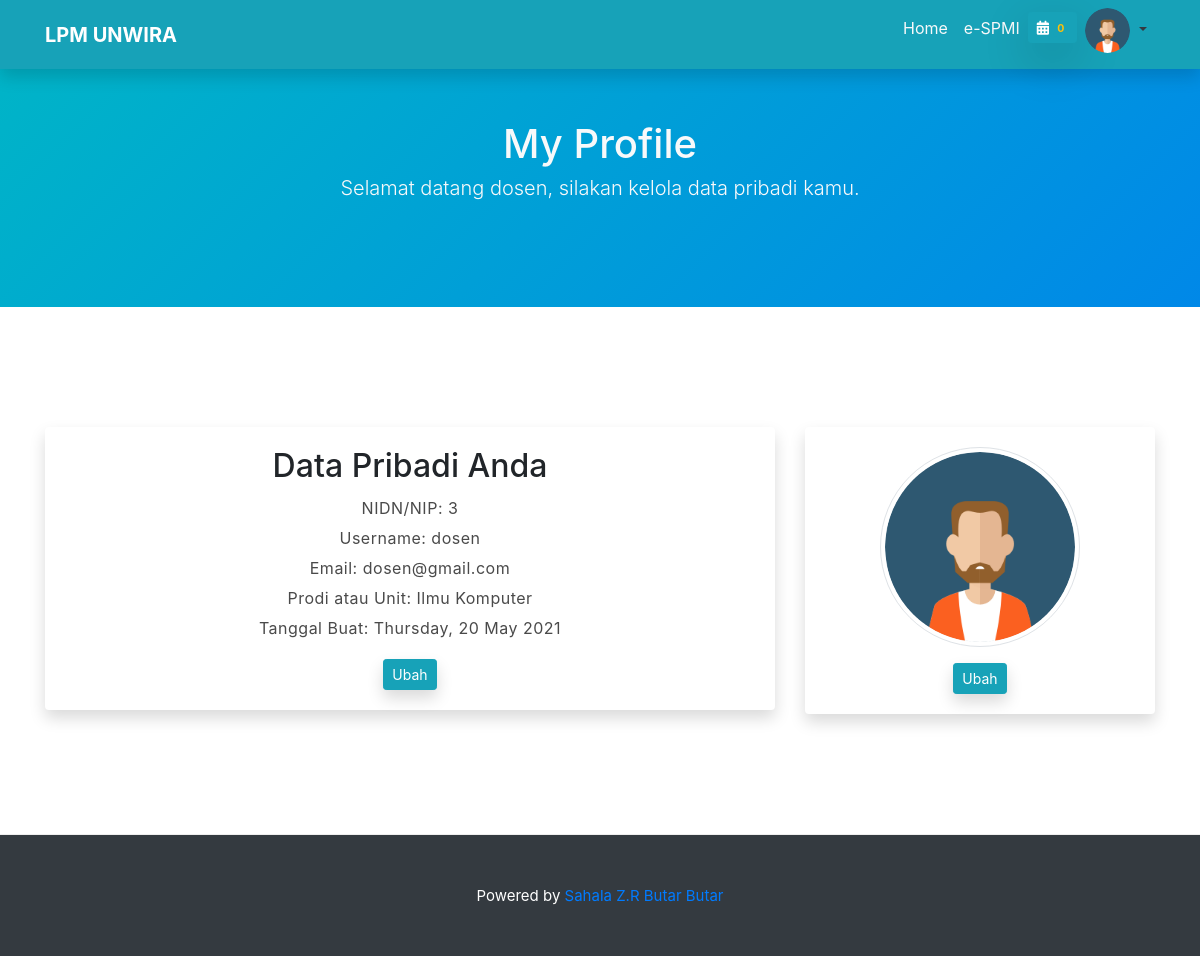
The page /profile.php (signed in) on the database its author committed.
### tables this page shows
CREATE TABLE `users` (
  `id_user` int(11) NOT NULL,
  `id_role` int(11) NOT NULL DEFAULT 4,
  `id_active` int(11) NOT NULL DEFAULT 2,
  `id_access` int(11) NOT NULL DEFAULT 1,
  `id_prodi` int(11) NOT NULL,
  `nidn` int(25) NOT NULL,
  `img` varchar(75) NOT NULL DEFAULT 'default.png',
  `username` varchar(150) NOT NULL,
  `email` varchar(100) NOT NULL,
  `password` varchar(100) NOT NULL,
  `date_created` varchar(35) NOT NULL
);

CREATE TABLE `prodi` (
  `id_prodi` int(11) NOT NULL,
  `id_fakultas` int(11) NOT NULL,
  `prodi` varchar(150) NOT NULL
);

### Application/controller/script.php (called while the page is built, shortened)
<?php if(!isset($_SESSION)){session_start();}
    require_once("connect.php"); require_once("functions.php");
if(!isset($_SESSION['id-user'])){
    if(isset($_POST['login'])){
        if(login($_POST)>0){
            header("Location: ../"); exit;
        }
    }
    if(isset($_POST['registration'])){
        if(registration($_POST)>0){
            $_SESSION['message-success']="Akun anda berhasil terdaftar, silakan masuk untuk melanjutkan.";
            header("Location: login"); exit;
        }
    }
    $select_prodi=mysqli_query($conn_v1, "SELECT * FROM prodi");
}else if($_SESSION['id-user']){
    if($_SESSION['id-role']<=3){
        $countSchedule=mysqli_query($conn_v1, "SELECT * FROM schedule");
        $countSchedule_now=mysqli_num_rows($countSchedule);
    }
    if($_SESSION['id-role']<=4){
        $id_user=htmlspecialchars(addslashes(trim(mysqli_real_escape_string($conn_v1, $_SESSION['id-user']))));
        $icon_profile=mysqli_query($conn_v1, "SELECT * FROM users WHERE id_user='$id_user'");
        $viewProfile=mysqli_query($conn_v1, "SELECT * FROM users JOIN users_role ON users.id_role=users_role.id_role JOIN prodi ON users.id_prodi=prodi.id_prodi WHERE id_user='$id_user'");
    }
}

### profile.php (the view, shortened to what this page needs)
<?php if(!isset($_SESSION)){session_start();}
    require_once("Application/controller/script.php");
?>
<!DOCTYPE html>
<html lang="id">
    <head><?php require_once("Application/access/header.php");?></head>
    <body id="page-top">
        <?php require_once("Application/access/navbar.php");?>
        <header class="bg-light" id="services">
            <div class="container text-center text-light">
                <h1>My Profile</h1>
                <p class="lead text-light">Selamat datang <?= $_SESSION['username']?>, silakan kelola data pribadi kamu.</p>
            </div>
        </header>
        <section id="about">
            <div class="container">
                <div class="row">
                    <?php foreach($viewProfile as $row):?>
                        <div class="col-lg-8">
                            <div class="card card-body border-0 shadow text-center">
                                <h2>Data Pribadi Anda</h2>
                                <?php if(!isset($_POST['view-biodata-profile'])){?>
                                <p class="m-0 p-0">NIDN/NIP: <?= $row['nidn']?></p>
                                <p class="m-0 p-0">Username: <?= $row['username']?></p>
                                <p class="m-0 p-0">Email: <?= $row['email']?></p>
                                <p class="m-0 p-0">Prodi atau Unit: <?= $row['prodi']?></p>
                                <p class="m-0 p-0">Tanggal Buat: <?= $row['date_created']?></p>
                                <form action="" method="POST">
                                    <button type="submit" name="view-biodata-profile" class="btn btn-info shadow btn-sm mt-3">Ubah</button>
                                </form>
                                <?php }if(isset($_POST['view-biodata-profile'])){?>
                                <div class="col-8 mt-4 mx-auto">
                                    <form action="" method="POST">
                                        <input type="hidden" name="id-user" value="<?= $row['id_user']?>">
                                        <input type="hidden" name="old-nidn" value="<?= $row['nidn']?>">
                                        <input type="hidden" name="old-email" value="<?= $row['email']?>">
                                        <div class="form-group text-center">
                                            <label for="nidn-nip" class="font-weight-bold">NIDN/NIP</label>
                                            <input type="number" name="nidn" value="<?= $row['nidn']?>" id="nidn-nip" placeholder="NIDN/NIP" class="form-control text-center" required>
                                        </div>
                                        <div class="form-group text-center">
                                            <label for="username" class="font-weight-bold">Username</label>
                                            <input type="text" name="username" value="<?= $row['username']?>" id="username" placeholder="Nama Dosen" class="form-control text-center" required>
                                        </div>
                                        <div class="form-group text-center">
                                            <label for="email" class="font-weight-bold">e-Mail</label>
                                            <input type="email" name="email" value="<?= $row['email']?>" id="email" placeholder="e-Mail" class="form-control text-center" required>
                                        </div>
                                        <div class="form-group text-center">
                                            <label for="prodi-unit" class="font-weight-bold">Program Studi atau Unit</label>
                                            <select name="id-prodi" id="prodi-unit" class="form-control text-center" required>
                                                <option>Pilih Program Studi atau Unit</option>
                                                <?php foreach($select_prodi as $row_prodi):?>
                                                <option value="<?= $row_prodi['id_prodi']?>"><?= $row_prodi['prodi']?></option>
                                                <?php endforeach;?>
                                            </select>
                                        </div>
                                        <div class="form-group text-center">
                                            <button type="submit" name="save-biodata" class="btn btn-info shadow btn-sm mt-3">Simpan</button>
                                        </div>
                                    </form>
                                </div>
                                <?php }?>
                            </div>
                        </div>
                        <div class="col-lg-4 text-center" id="register">
                            <div class="card card-body border-0 shadow">
                                <?php if(!isset($_POST['view-image-profile'])){?>
                                <img src="Assets/img/<?= $row['img']?>" alt="Profile Saya" class="img-thumbnail mx-auto rounded-circle" style="width: 200px">
                                <form action="" method="POST">
                                    <button type="submit" name="view-image-profile" class="btn btn-info btn-sm shadow mt-3">Ubah</button>
                                </form>
                                <?php }if(isset($_POST['view-image-profile'])){?>
                                <form action="" method="POST" enctype="multipart/form-data">
                                    <input type="hidden" name="id-user" value="<?= $row['id_user'];?>">
                                    <input type="hidden" name="old-img" value="<?= $row['img']?>">
                                    <div class="upload-profile-image d-flex justify-content-center">
                                        <div class="text-center">
                                            <div class="d-flex justify-content-center">
                                                <img class="camera-icon" src="Assets/img/camera-solid.svg" alt="camera">
                                            </div>
                                            <img src="Assets/img/<?= $row['img'];?>" style="width: 200px" class="img rounded-circle" alt="profile">
                                            <small class="form-text text-black-50">Pilih Fotomu</small>
                                            <input type="file" class="form-control-file" name="profile" id="upload-profile">
                                        </div>
                                    </div>
                                    <div class="form-group mt-4">
                                        <button type="submit" name="save-profile" class="btn btn-info btn-sm shadow card-scale">Simpan</button>
                                    </div>
                                </form>
                                <?php }?>
                            </div>
                        </div>
                    <?php endforeach;?>
                </div>
            </div>
        </section>
        <?php require_once("Application/access/footer.php");?>
    </body>
</html>

### Application/access/navbar.php (shortened to what this page needs)
<?php if(!isset($_SESSION['access-file'])){?>
    <header class="header-area header-sticky">
        <div class="container">
            <div class="row">
                <div class="col-12">
                    <nav class="main-nav">
                        <a href="#page-top" class="logo">Pelayanan Dokumen<br><p class="mt-n4">Lembaga Penjamin Mutu UNWIRA</p></a>
                        <ul class="nav">
                            <li class="scroll-to-section"><a href="<?php if(isset($_SESSION['auth'])){echo ".";}?>./">Home</a></li>
                            <li class="scroll-to-section"><a href="http://spmi.unwira.ac.id/auth">e-SPMI</a></li>
                            <!-- <li class="scroll-to-section"><a href="#about">About</a></li>
                            <li class="scroll-to-section"><a href="#contact-us">Contact Us</a></li> -->
                            <?php if(isset($_SESSION['id-user'])){if($_SESSION['id-role']<=3){?>
                            <li class="scroll-to-section">
                                <button type="button" class="btn btn-info shadow-lg ml-n3 mt-1 btn-sm" data-toggle="modal" data-target=".jadwal-kegiatan"><i class="fas fa-calendar-alt"></i> <span class="badge badge-info text-warning"><?= $countSchedule_now?></span></button>
                            </li>
                            <?php }?>
                            <!-- <li class="submenu">
                                <a href="#">Info</a>
                                <ul>
                                    <li><a href="#">halaman 1</a></li>
                                    <li><a href="#">halaman 2</a></li>
                                    <li><a href="#">halaman 2</a></li>
                                </ul>
                            </li> -->
                            <?php }if(!isset($_SESSION['id-user']) && !isset($_SESSION['auth'])){?>
                            <li class="scroll-to-section"><a href="Auth/login">Login</a></li>
                            <?php }if(isset($_SESSION['id-user'])){?>
                            <a class="nav-link dropdown-toggle text-dark no-arrow mt-n2" href="" id="userDropdown" role="button" data-toggle="dropdown" aria-haspopup="true" aria-expanded="false">
                                <?php if(mysqli_num_rows($icon_profile)==0){?>
                                    <p class="text-danger">Query error!</p>
                                <?php }if(mysqli_num_rows($icon_profile)>0){while($row=mysqli_fetch_assoc($icon_profile)){?>
                                    <img class="img-profile rounded-circle no-arrow" style="width: 45px;" src="Assets/img/<?= $row['img']?>">
                                <?php }}?>
                            </a>
                            <div class="dropdown-menu dropdown-menu-right shadow animated--grow-in no-arrow" aria-labelledby="userDropdown">
                                <a class="dropdown-item" href="profile">
                                    <i class="fas fa-user fa-sm fa-fw mr-2"></i>
                                    My Profile
                                </a>
                                <a class="dropdown-item" href="profile-settings">
                                    <i class="fas fa-cog fa-sm fa-fw mr-2"></i>
                                    Settings
                                </a>
                                <div class="dropdown-divider"></div>
                                <a class="dropdown-item" href="Application/controller/logout">
                                    <i class="fas fa-sign-out-alt fa-sm fa-fw mr-2"></i>
                                    Logout
                                </a>
                            </div>
                            <?php }?>
                        </ul>
                        <a class='menu-trigger'>
                            <span>Menu</span>
                        </a>
                    </nav>
                </div>
            </div>
        </div>
    </header>
<?php }if(isset($_SESSION['access-file'])){?>
    <nav class="navbar navbar-expand-lg navbar-dark bg-info shadow fixed-top" id="mainNav">
        <div class="container">
            <a class="navbar-brand js-scroll-trigger font-weight-bold" href="./">LPM UNWIRA</a>
            <div class="collapse navbar-collapse" id="navbarResponsive">
                <ul class="navbar-nav ml-auto">
                    <li class="nav-item"><a class="nav-link js-scroll-trigger text-light" href="./">Home</a></li>
                    <li class="nav-item"><a class="nav-link js-scroll-trigger text-light mr-3" href="http://spmi.unwira.ac.id/auth">e-SPMI</a></li>
                    <?php if($_SESSION['id-role']<=3){?>
                    <li class="scroll-to-section">
                        <button type="button" class="btn btn-info shadow-lg ml-n3 mt-1 btn-sm" data-toggle="modal" data-target=".jadwal-kegiatan"><i class="fas fa-calendar-alt"></i> <span class="badge badge-info text-warning"><?= $countSchedule_now?></span></button>
                    </li>
                    <?php }?>
                    <a class="nav-link dropdown-toggle text-dark no-arrow mt-n2" href="" id="userDropdown" role="button" data-toggle="dropdown" aria-haspopup="true" aria-expanded="false">
                        <?php if(mysqli_num_rows($icon_profile)==0){?>
                            <p class="text-danger">Query error!</p>
                        <?php }if(mysqli_num_rows($icon_profile)>0){while($row=mysqli_fetch_assoc($icon_profile)){?>
                            <img class="img-profile rounded-circle no-arrow" style="width: 45px" src="Assets/img/<?= $row['img']?>">
                        <?php }}?>
                    </a>
                </ul>
            </div>
        </div>
    </nav>
<?php }?>

### rows shown on the page
users: img (placeholder picture), nidn "3", username "dosen", email "dosen@gmail.com", id_prodi.prodi "Ilmu Komputer", date_created "Thursday, 20 May 2021"

### other values the page prints
$countSchedule_now "0"
$_SESSION['username'] "dosen"
